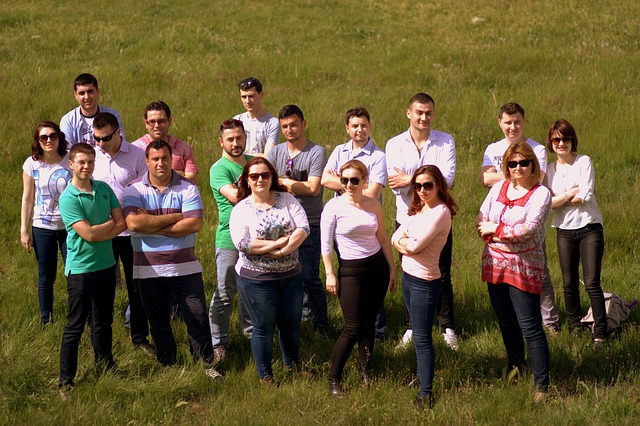
#> input picture pic1.jpg, 640 x 426 px
$ python -i face_count.py   (imports and definitions only)
#> lines starting #> are read from the running program, lines starting #| are printed output that depends on the picture
from __future__ import annotations

import csv
import json
import os
import random
import re
import time
from collections import deque
from dataclasses import asdict, dataclass
from pathlib import Path

import cv2
import face_recognition
import numpy as np


# ---------------------------------------------------------------------------
# Internal helpers
# ---------------------------------------------------------------------------

# [104 lines left out: functions _iou, _nms, _clahe_enhance, _sharpen, _iou_xywh, _nms_xywh, not called in this run]


_IMAGE_EXTS = frozenset({".jpg", ".jpeg", ".png", ".webp"})


# [4 lines left out: function _natural_sort_key, not called in this run]


def _natural_sort_paths(paths: list[Path]) -> list[Path]:
    return sorted(paths, key=lambda p: _natural_sort_key(p.name))


# [98 lines left out: functions list_image_files, load_count_labels_csv, _mae_rmse_exact, not called in this run]


@dataclass
class CountEvalReport:
    """Metrics from evaluating a counter against ground-truth CSV labels."""

    train_mae: float
    train_rmse: float
    train_exact_rate: float
    train_n: int
    test_mae: float
    test_rmse: float
    test_exact_rate: float
    test_n: int
    labels_in_csv: int
    matched_disk: int
    missing_files: int
    orphan_files: int
    load_failures: int
    train_ratio: float
    seed: int
    best_config: str | None = None


# ---------------------------------------------------------------------------
# Main class
# ---------------------------------------------------------------------------

class FaceCounterSystem:
    """
    Face counting with ``face_recognition`` (dlib HOG by default; optional CNN).

    Key features:
    - CLAHE preprocessing for distant / low-contrast faces.
    - Optional unsharp-mask sharpening for blurry images.
    - Dual-pass upsample merged with NMS to catch small faces without duplicates.
    - Minimum face-size filter to drop tiny false positives.
    - Webcam mode with temporal smoothing to reduce count flicker.
    """

    DEFAULT_MAX_SIDE_SENSITIVE = 4096
    DEFAULT_MAX_SIDE_FAST = 2400   # keeps detail without killing speed
    HARD_MAX_SIDE = 8000

    DEFAULT_UPSAMPLE_SENSITIVE = 2
    DEFAULT_UPSAMPLE_FAST = 1

    def __init__(
        self,
        model: str = "hog",
        *,
        sensitive_counting: bool = False,
        enhance: bool = True,       # CLAHE contrast enhancement
        sharpen: bool = False,      # unsharp-mask (enable for blurry images)
        min_face_size: int = 20,    # minimum face height/width in pixels
        nms_iou: float = 0.35,      # IoU threshold for duplicate removal
    ) -> None:
        if model not in ("hog", "cnn"):
            raise ValueError("model must be 'hog' or 'cnn'")
        self.model = model
        self.sensitive_counting = sensitive_counting
        self.enhance = enhance
        self.sharpen = sharpen
        self.min_face_size = min_face_size
        self.nms_iou = nms_iou

    # ------------------------------------------------------------------
    # Preprocessing
    # ------------------------------------------------------------------

    # [6 lines left out: function _preprocess, not called in this run]

    # ------------------------------------------------------------------
    # Detection
    # ------------------------------------------------------------------

    @staticmethod
    def _load_rgb(path: str) -> np.ndarray:
        return face_recognition.load_image_file(path)

    # [204 lines left out: functions _load_rgb_safe, count_faces_only, _raw_locations, _locations, _annotate_bgr, _defaults_for_count and 4 more, not called in this run]

    def count_faces_in_bytes(
        self,
        image_bytes: bytes,
        *,
        upsample: int | None = None,
        draw_block: bool = True,
        block_alpha: float = 0.45,
        max_side: int | None = None,
    ) -> tuple[int, np.ndarray]:
        """Decode raw image bytes, detect faces, return ``(count, annotated_bgr)``."""
        arr = np.frombuffer(image_bytes, dtype=np.uint8)
        bgr = cv2.imdecode(arr, cv2.IMREAD_COLOR)
        if bgr is None:
            raise ValueError("Could not decode image bytes")
        rgb = cv2.cvtColor(bgr, cv2.COLOR_BGR2RGB)
        return self.count_faces_in_rgb(
            rgb,
            upsample=upsample,
            draw_block=draw_block,
            block_alpha=block_alpha,
            max_side=max_side,
        )

    # [89 lines left out: functions count_faces_in_folder, count_from_webcam, not called in this run]


# ---------------------------------------------------------------------------
# PersonCounterSystem — HOG pedestrian + MOG2 background subtraction
# ---------------------------------------------------------------------------

class PersonCounterSystem:
    """
    Person/pedestrian counter for surveillance or overhead-angle footage.

    Designed for scenes where face detectors fail — top-down CCTV, angled
    cameras, small/distant figures.  Supports three detection strategies:

    ``"hog"``
        OpenCV HOG pedestrian detector.  Works on any single frame
        independently; no warmup required.

    ``"mog2"``
        MOG2 background subtraction + blob analysis.  Requires a sequence
        of frames so the background model can warm up.  Best for a static
        camera with moving people.

    ``"combined"``
        HOG detections refined by the MOG2 foreground mask.  HOG boxes
        whose centre lands inside a foreground region are kept; large
        foreground blobs not covered by any HOG box are added as extra
        detections.  Most accurate for sequential surveillance footage.
    """

    # HOG sliding-window parameters
    _HOG_WIN_STRIDE: tuple[int, int] = (8, 8)
    _HOG_PADDING:    tuple[int, int] = (4, 4)

    # Morphological kernel for MOG2 mask cleaning
    _MORPH_KERNEL = cv2.getStructuringElement(cv2.MORPH_ELLIPSE, (5, 5))

    # [921 lines left out: functions __init__, _detect_hog, _detect_blobs, _detect_combined, _annotate_bgr, count_people_in_image and 10 more, not called in this run]


# [2 lines not run here, left out]

>>> import cv2
>>> picture = cv2.imread('pic1.jpg', cv2.IMREAD_GRAYSCALE)
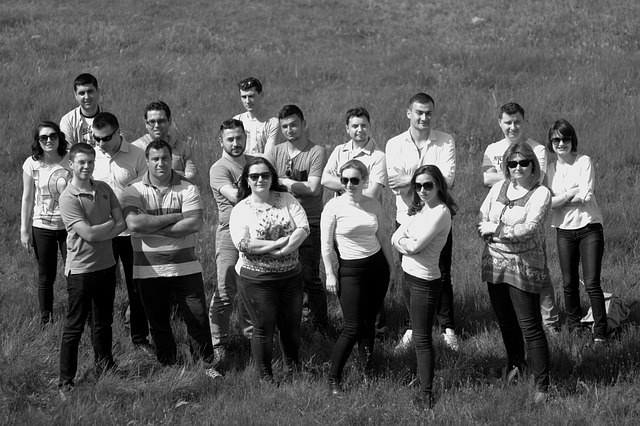
#> picture: shape (426, 640); min 0, max 255, mean 90.6
>>> result = FaceCounterSystem().count_faces_in_bytes(picture)
#> (the run stopped early here; a loop or call above may not have finished)

$ run again, on pic2.jpg
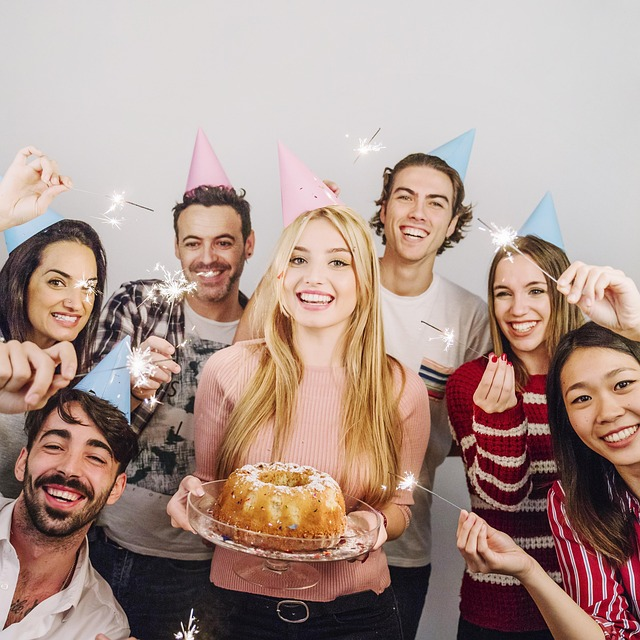
#> input picture pic2.jpg, 640 x 640 px
#> `picture = cv2.imread('pic1.jpg', cv2.IMREAD_GRAYSCALE)`:
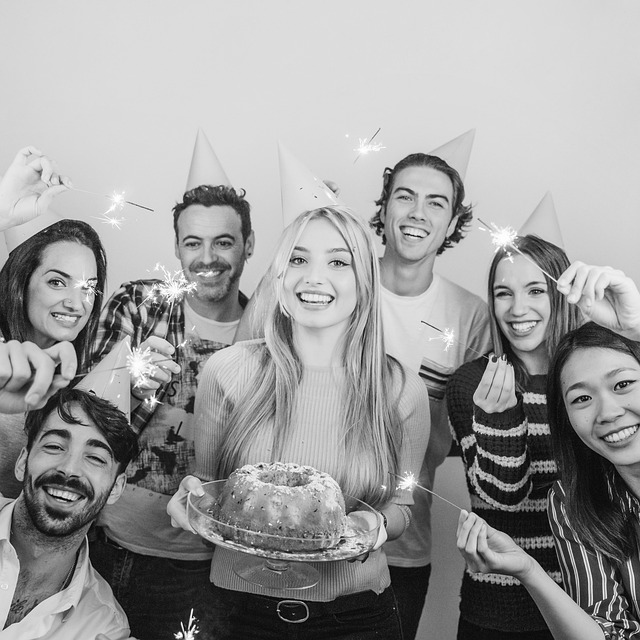
#> picture: shape (640, 640); min 0, max 255, mean 155.2

$ run again, on pic3.jpg
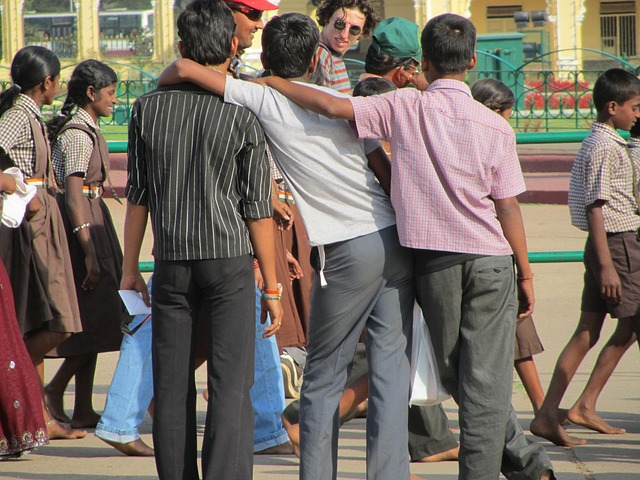
#> input picture pic3.jpg, 640 x 480 px
#> `picture = cv2.imread('pic1.jpg', cv2.IMREAD_GRAYSCALE)`:
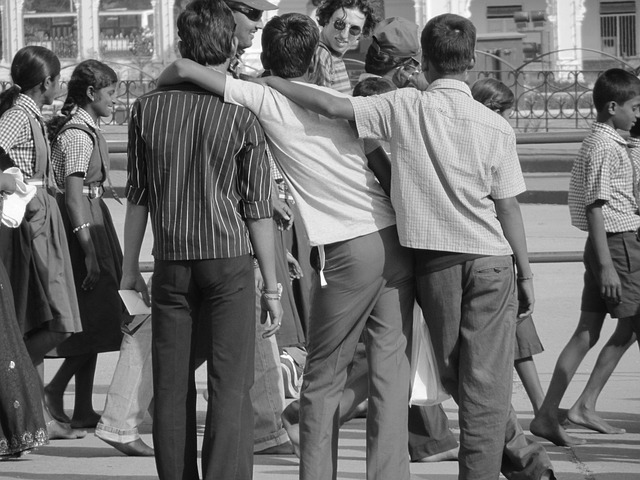
#> picture: shape (480, 640); min 0, max 255, mean 110.7

$ run again, on pic4.jpg
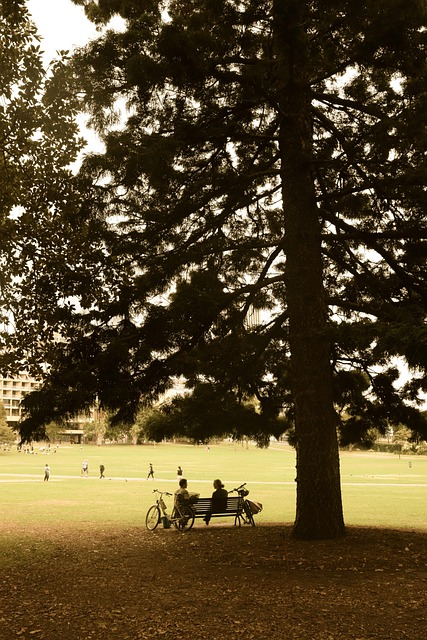
#> input picture pic4.jpg, 427 x 640 px
#> `picture = cv2.imread('pic1.jpg', cv2.IMREAD_GRAYSCALE)`:
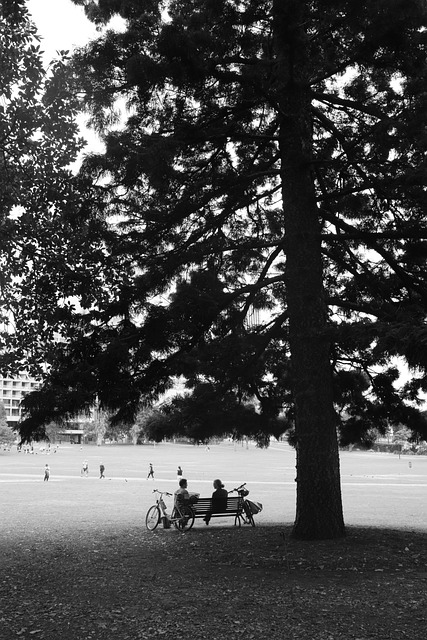
#> picture: shape (640, 427); min 0, max 255, mean 75.1
